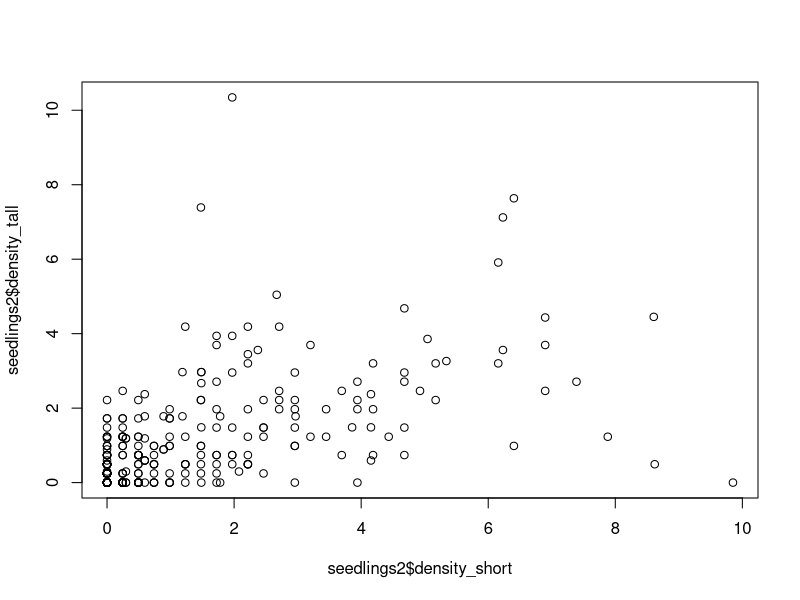
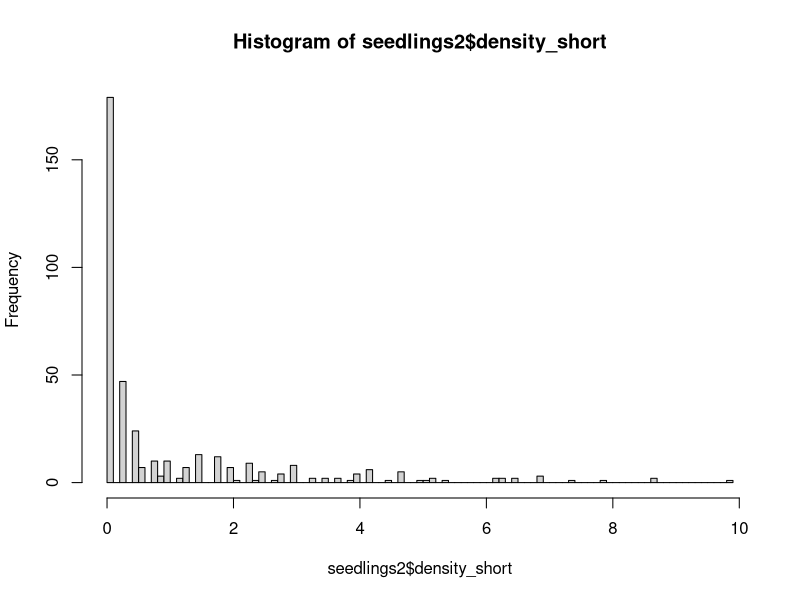
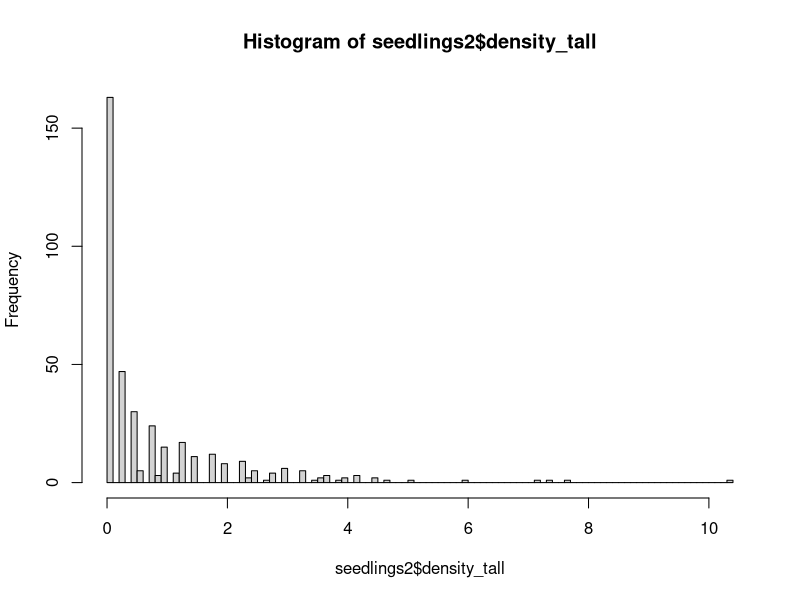
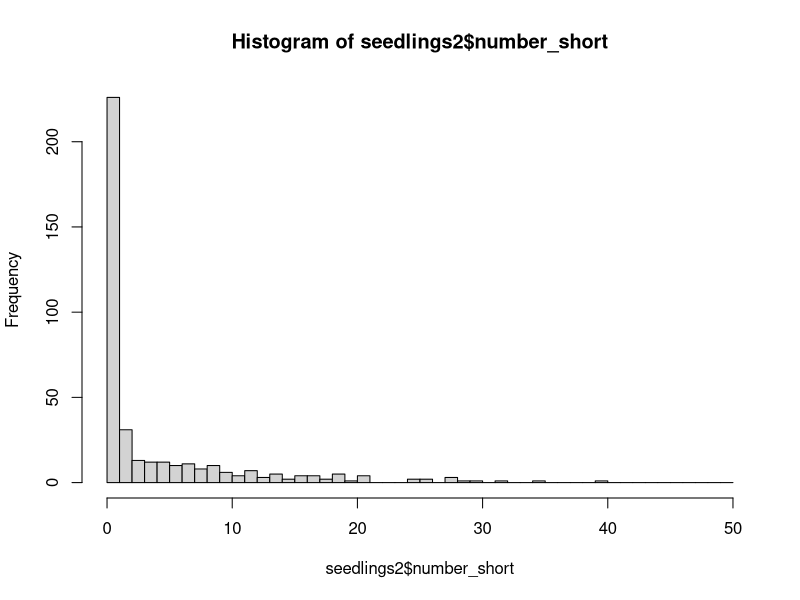
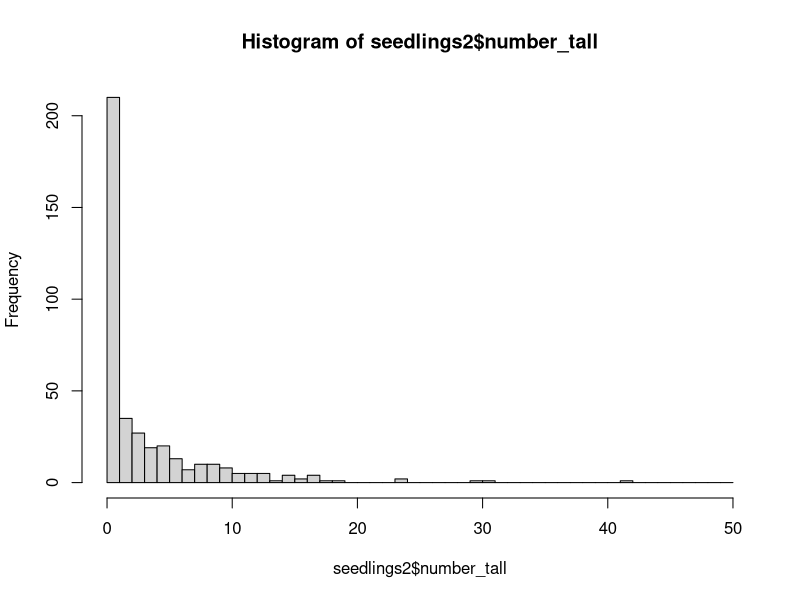
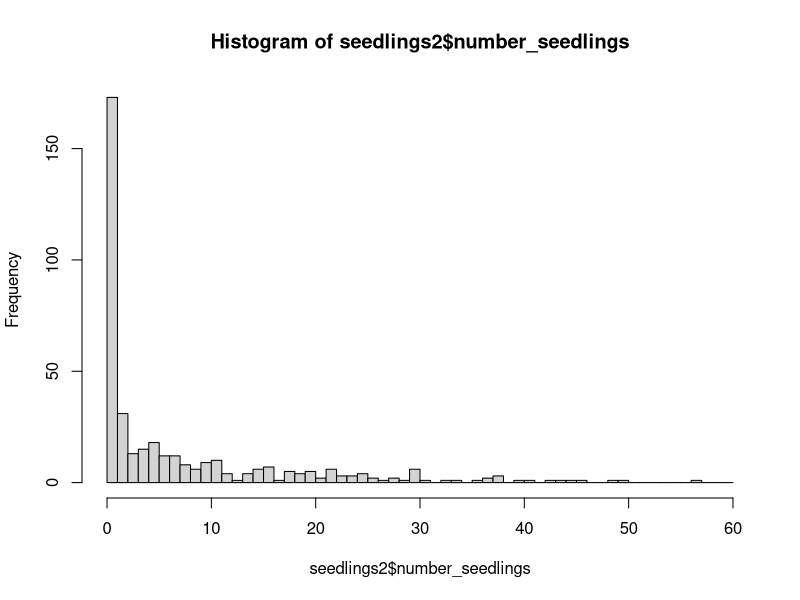

Reproduce these figures in R, in order. (Note: this script raises an error after producing the figures.)
# Aaron Tayal
# 8/26/2024
# The purpose is to report the stem density and basal areas of ash 
# seedlings, saplings, small trees, and trees in forests sampled in the Huron
# River Watershed in 2024.

library(ggplot2)
library(dplyr)


# Hydroclass -----------------------------------------------------------------

hydro <- read.csv("Raw_data/MI-plot-hydroclasses.csv")
str(hydro)
hydro$mstrlvl <- as.factor(hydro$mstrlvl)
# The column "mstrlvl" is either xeric, mesic, or hydric. All plots in one
# transect (3 plots) will have the same assignment of mstrlvl. I will also 
# call this the "hydroclass". The column "plotmstr" has a value from 1 to 5 
# (1 being driest and 5 being the most flooded). The "plotmstr" value can
# vary within a transect. I think it is based on the results of some kind of 
# soil moisture test, and also from personal experience of the moisture level
# of the plot (W. Klooster, personal communication)

# Note: "MI-plot-hydroclasses.csv" has hydroclass data for 129 plots, including
# some that I do not plan to visit because they are designated "non-ash" plots
# or they are at Brighton.

# Plot centers ---------------------------------------------------------------

plot_centers0 <- read.csv("Raw_data/EAB_Michigan_2024_plot_centers.csv")
str(plot_centers0)
# Kayla: for the center_tree column, I would encourage to split that into two 
# (one for species and one for dbh) same for the center tree updated column

# There are 111 plots (37 transects) that I plan to visit (and 2 extra rows due 
# to confusion about the true center for plot 75):
nrow(plot_centers0)

# Remove the 2 additional rows listing info on 75_north and 75_south:
plot_centers0 <- plot_centers0[plot_centers0$center_tree_number != "75_north",]
plot_centers0 <- plot_centers0[plot_centers0$center_tree_number != "75_south",]

nrow(plot_centers0)

# Make transect and park into factors:
plot_centers0$Transect <- as.factor(plot_centers0$Transect)
plot_centers0$Park <- as.factor(plot_centers0$Park)

# Make center tree number into an integer:
plot_centers0$center_tree_number <- as.integer(plot_centers0$center_tree_number)

# There are 98 plots that I have collected seedling data (not counting 75_north):
sum(plot_centers0$seedlings_done_y_n == "y")

# Similarly, there are 98 plots that I have collected sapling data (not counting 
# 75_north):
sum(plot_centers0$saplings_done_y_n == "y")

# There are 97 plots that I have collected tree data for (not counting 75_north).
# At plot 91 at Hudson Mills, we ran out of time to collect tree data due to a 
# thunderstorm
sum(plot_centers0$trees_done_y_n == "y")

# There are 2 plots where we found and measured the center tree but did not 
# collect any seedling, sapling, or tree data due to high waters and a time 
# crunch. These were plots 23 and 66, both at Island Lake.

# This leaves 11 plots that we have neither found the center or recorded data
# for. Four at Hudson Mills, six at Indian Springs, and one at Island Lake. 
# Note: we technically found plot 61 at Island Lake, but I forgot to write
# the center tree DBH, and thus I'm considering it completely not-started.

# Summary: 97 done + 3 partially done + 11 not-started = 111 plots

# Join the hydroclass data into the plot_centers dataframe:
plot_centers <- right_join(hydro, plot_centers0)
nrow(plot_centers) == nrow(plot_centers0)

# Try to understand which hydroclasses (hydric, mesic, xeric) are found at 
# each Park:
table((plot_centers %>% filter(Park == "Highland"))$mstrlvl)
table((plot_centers %>% filter(Park == "Hudson Mills"))$mstrlvl)
table((plot_centers %>% filter(Park == "Indian Springs"))$mstrlvl)
table((plot_centers %>% filter(Park == "Island Lake"))$mstrlvl)
table((plot_centers %>% filter(Park == "Kensington"))$mstrlvl)
table((plot_centers %>% filter(Park == "Pontiac Lake"))$mstrlvl)
table((plot_centers %>% filter(Park == "Proud Lake"))$mstrlvl)
table(plot_centers$mstrlvl)

# write.csv(plot_centers, file="EAB_Michigan_2024_plot_centers_with_hydro.csv",
#          row.names = FALSE)



# Seedlings -------------------------------------------------------------------

seedlings <- read.csv("Raw_data/EAB_Michigan_2024_seedlings.csv")
str(seedlings)
# At one plot (75 at Indian Springs), we found two center trees marked 75.
# The true, original plot 75 is the one I want to use. I called this one 
# "75_south" in my datasheet this year. So I need to remove "75_north" rows and
# rename "75_south" rows as simply "75".
seedlings <- seedlings[seedlings$center_tree_number != "75_north",]
seedlings$center_tree_number[seedlings$center_tree_number == "75_south"] <- "75"
str(seedlings)

seedlings$center_tree_number <- as.integer(seedlings$center_tree_number)

# To combine the data on plot centers with the seedling data, I want to
# keep all rows in seedlings:
seedlings2 <- right_join(plot_centers, seedlings, by="center_tree_number")
# Test if the number of rows are the same,
# indicating that the datasets combined sucessfully:
nrow(seedlings2) == nrow(seedlings)

# We recorded data for each quadrant of each microplot, so I need to add up the
# four quadrants for short seedlings (those that are shorter than 25 cm):
seedlings2$number_short <- 
  seedlings2$northeast_number_established_short +
  seedlings2$southeast_number_established_short +
  seedlings2$southwest_number_established_short +
  seedlings2$northwest_number_established_short

# Same for tall seedlings:
seedlings2$number_tall <- 
  seedlings2$northeast_number_established_tall +
  seedlings2$southeast_number_established_tall +
  seedlings2$southwest_number_established_tall +
  seedlings2$northwest_number_established_tall

# Now make a column for the total number of seedlings (both short and tall):
seedlings2$number_seedlings <- seedlings2$number_short + seedlings2$number_tall

# Now I need to divide the raw counts by the area of the circular microplot to
# get the density. The density will be in units of stems per meter^2. 
# Note: because our first trip used a slightly smaller microplot to record 
# seedling numbers, I have a column to record the area of the microplot used.
seedlings2$density_short <-
  (seedlings2$number_short / seedlings2$area_of_microplot_m_squared)

seedlings2$density_tall <-
  (seedlings2$number_tall / seedlings2$area_of_microplot_m_squared)

seedlings2$density_seedlings <- 
  (seedlings2$number_seedlings / seedlings2$area_of_microplot_m_squared)

# For a common sense check, I'll plot the density of short seedlings against
# the density of tall seedlings.  I predict (prior to seeing it) that they 
# will be correlated.
plot(seedlings2$density_short,
     seedlings2$density_tall)

# I will plot histograms for short and tall seedlings. I want to know what is 
# the qualitative shape of the distribution:
hist(seedlings2$density_short, breaks=100)
hist(seedlings2$density_tall, breaks=100)

hist(seedlings2$number_short, breaks=seq(0,50,1)) # I wanted to see the count data, too
hist(seedlings2$number_tall, breaks=seq(0,50,1))
hist(seedlings2$number_seedlings, breaks=seq(0,60,1))

# Note: the stem density variables are pseudo-continuous, but really they are
# discrete, because the counts are discrete, and so there are only a limited
# number of values that the density can take.

# Summarise seedlings by plot #################################################

# I want to take an average of the 4 microplots in order to report data at the 
# plot level. 

# IMPORTANT NOTE: sometimes, we forgot to write the percent cover
# for 1 out of 4 of the microplots. I have instructed the code to strip NA values
# before taking the mean.

seedlings_by_plot <- seedlings2 %>% group_by(center_tree_number) %>% 
  summarise(number_microplots = n(),
            mean_percent_cover_seedlings = mean(percent_cover_0_0.5_1_3.5_8_15.5_25.5_etc, 
                                 na.rm=TRUE),
            mean_density_short_seedlings = mean(density_short),
            mean_density_tall_seedlings = mean(density_tall),
            mean_density_seedlings = mean(density_seedlings),
            total_number_short_seedlings = sum(number_short),
            total_number_tall_seedlings = sum(number_tall),
            total_number_seedlings = sum(number_seedlings))

# Create an overall data table at the plot level that records all variables
ash_by_plot1 <- left_join(plot_centers, seedlings_by_plot, by="center_tree_number")

# Saplings --------------------------------------------------------------------

saplings <- read.csv("Raw_data/EAB_Michigan_2024_saplings.csv")
str(saplings)
# Remove 75_north and rename 75_south to 75 (see seedlings for details)
saplings <- saplings[saplings$center_tree_number != "75_north",]
saplings$center_tree_number[saplings$center_tree_number == "75_south"] <- "75"

saplings$center_tree_number <- as.integer(saplings$center_tree_number)

# Recode the ash species presence or absence as 0 or 1
saplings$black_ash_present_0_1 <- 
  ifelse(saplings$black_ash_present_y_n == "y", 1,
        ifelse(saplings$black_ash_present_y_n == "n", 0, NA))
  
saplings$green_white_pumpkin_ash_present_0_1 <- 
  ifelse(saplings$green_white_pumpkin_ash_present_y_n == "y", 1,
         ifelse(saplings$green_white_pumpkin_ash_present_y_n == "n", 0, NA))

# Compute the number of saplings showing signs or symptoms of EAB:
saplings$number_stems_with_signs_symptoms <- round(
  saplings$number_of_stems * saplings$percent_stems_with_signs_or_symptoms / 100,
  digits = 0)

# What was the most common sign or symptom for ash saplings?
sum(saplings$number_of_stems != 0) # 150 subplot quadrants where nonzero numbers of ash saplings
sum(saplings$EAB_exit_holes_y_n == "y", na.rm=TRUE) # no exit holes were found on saplings
sum(saplings$woodpecker_marks_y_n == "y", na.rm=T) # 1 quadrant with woodpecker marks on saplings
sum(saplings$ash_bark_splitting_y_n == "y", na.rm=T) # 31 quadrants with ash bark splitting on saplings
sum(saplings$epicormic_sprouts_y_n == "y", na.rm = T) # 6 quadrants with epicormics on saplings
sum(saplings$basal_sprouts_y_n == "y", na.rm = T) # 3 quadrants with basal sprouts on saplings

# Trying to add in the plot center info to this dataframe:
saplings2 <- right_join(plot_centers, saplings, by="center_tree_number")
nrow(saplings) == nrow(saplings2)


# Saplings were counted in each quadrant, so I want to sum up the quadrants
# to get a total number of saplings by plot
saplings_by_plot <- saplings2 %>% group_by(center_tree_number) %>% 
  summarise(number_subplot_quadrants=n(),
            number_saplings = sum(number_of_stems),
            number_subplot_quadrants_with_black_ash_saplings = 
              sum(black_ash_present_0_1, na.rm = F),
            number_subplot_quadrants_with_green_white_pumpkin_ash_saplings = 
              sum(green_white_pumpkin_ash_present_0_1, na.rm = F),
            number_saplings_with_signs_symptoms = 
              sum(number_stems_with_signs_symptoms, na.rm=T))

# How many saplings showed signs and 

# Make a dataframe that shows all the plots with nonzero numbers of saplings:
plots_with_nonzero_saplings <- saplings_by_plot %>% filter(number_saplings != 0)

# To find the density of saplings, I need to divide the number of saplings 
# found in the subplot (8 meters in radius) by the area of that subplot. 
# The area of the subplot is 201.062 m^2. The unit will be stems per m^2.
saplings_by_plot$density_saplings_stems_per_m_squared <- 
  saplings_by_plot$number_saplings / 201.062

# Join saplings_by_plot to the overall ash_by_plot dataframe:
ash_by_plot2 <- left_join(ash_by_plot1, saplings_by_plot, by="center_tree_number")

# Small trees and trees -------------------------------------------------------

trees <- read.csv("Raw_data/EAB_Michigan_2024_trees.csv")

# Remove 75_north and rename 75_south to 75 (see seedlings for details)
trees <- trees[trees$center_tree_number != "75_north",]
trees$center_tree_number[trees$center_tree_number == "75_south"] <- "75"

trees$center_tree_number <- as.integer(trees$center_tree_number)
trees$ash_species <- as.factor(trees$ash_species)
trees$canopy_condition_1_5 <- as.factor(trees$canopy_condition_1_5)

# Add in plot center data
trees2 <- right_join(plot_centers, trees, by="center_tree_number")
nrow(trees) == nrow(trees2)

# Remove any rows where the species of tree is not ash (keep rows where 
# ash_species is NA)
# Note: the hickory and Zanthoxylum rows were tagged trees
levels(trees2$ash_species)
trees2 <- trees2[( trees2$ash_species != "hickory" | is.na(trees2$ash_species) ), ]
trees2 <- trees2[( trees2$ash_species != "Zanthoxylum (prickly ash)" | is.na(trees2$ash_species) ), ]
trees2$ash_species <- droplevels(trees2$ash_species)
levels(trees2$ash_species)

# I want to make a column that simplifies ash_species so that there are only 
# three categories: black, green/white/pumpkin, and unknown
trees2$ash_species_simple <- as.character(trees2$ash_species)
trees2$ash_species_simple[trees2$ash_species_simple == "green"] <- "green_white_or_pumpkin"
trees2$ash_species_simple[trees2$ash_species_simple == "green or pumpkin"] <- "green_white_or_pumpkin"
trees2$ash_species_simple[trees2$ash_species_simple == "green or white"] <- "green_white_or_pumpkin"
trees2$ash_species_simple[trees2$ash_species_simple == "green white or pumpkin"] <- "green_white_or_pumpkin"
trees2$ash_species_simple[trees2$ash_species_simple == "black?"] <- "unknown"
trees2$ash_species_simple[trees2$ash_species_simple == "?"] <- "unknown"
trees2$ash_species_simple[trees2$ash_species_simple == "green?"] <- "unknown"
trees2$ash_species_simple[trees2$ash_species_simple == "white?"] <- "unknown"
trees2$ash_species_simple <- as.factor(trees2$ash_species_simple)
table(trees2$ash_species_simple)

# Which center_tree_number values are found in seedlings but not found in 
# trees?
a <- seedlings_by_plot$center_tree_number
b <- sort(unique(trees2$center_tree_number))
b
setdiff(a, b)
# Plot 91 at Hudson Mills is correct to be missing from trees2

# Make sure the variable that records which quadrant the tree was in is accurate:
trees2$quadrant_NE_SE_SW_NW <- as.factor(trees2$quadrant_NE_SE_SW_NW)
summary(trees2$quadrant_NE_SE_SW_NW)
trees2[trees2$quadrant_NE_SE_SW_NW == "?",] # The only rows with ? for quadrant
# are about 100 meters from the center (and so will be filtered out)

# Which rows are simply recording the absence of any trees?
c <- trees2$center_tree_number[trees2$quadrant_NE_SE_SW_NW == "none"] # center tree #s of rows recording the absence of a tree
c
unique(c)
d <- trees2$center_tree_number[trees2$quadrant_NE_SE_SW_NW != "none"] # center tree #s of rows recording the presence of a tree
unique(d)
intersect(unique(c), unique(d)) # Make sure no trees are recorded from plots
# also marked as having no trees.

# We only recorded compass direction at the beginning of summer 
# (it was a lot of work). But we can at least check the data against quadrant
# to see if they agree
trees2$compass_direction <- as.numeric(trees2$compass_direction)
ggplot(data=trees2, aes(x=quadrant_NE_SE_SW_NW, y=compass_direction)) +
  geom_point() +
  geom_hline(yintercept=90) +
  geom_hline(yintercept=180) +
  geom_hline(yintercept=270)
# Looks like there are three rows where compass direction and quadrant disagree:
trees2[trees2$compass_direction > 270 & trees2$quadrant_NE_SE_SW_NW != "NW" &
        is.na(trees2$compass_direction) == FALSE , ]
# All of these three rows were tagged ash. When it comes time to identify tagged
# ash in datasets from previous years, we will know about this issue. I'm not
# going to try to change anything right now.
  

# I want to create a new dataframe of trees so that small trees (2.5-10 cm DBH)
# are counted only if they occur within the 8 meter radius subplot. Furthermore,
# trees (10 cm DBH and up) are counted only if they occur within the 18 meter
# radius main plot

# First I need to change the variable distance_to_center_meters into a 
# numeric variable.  For many of the trees inside the 8 meter subplot, we
# simply wrote "less than 8" to indicate it was in the subplot. So now I 
# will name these as 4 (4 meters) even though they ranged from 0 m to 8 m
trees2$distance_to_center_meters_simple <- trees2$distance_to_center_meters
trees2$distance_to_center_meters_simple[trees2$distance_to_center_meters_simple == "less than 8"] <- "4"
trees2$distance_to_center_meters_simple[trees2$distance_to_center_meters_simple == "between 8 and 18"] <- "13"
trees2$distance_to_center_meters_simple[trees2$distance_to_center_meters_simple == "greater than 18"] <- "25"
trees2$distance_to_center_meters_simple[trees2$distance_to_center_meters_simple == "approx 100 m"] <- "100"
trees2$distance_to_center_meters_simple <- as.numeric(trees2$distance_to_center_meters_simple)
hist(trees2$distance_to_center_meters_simple, breaks=100)

# Filter small and big trees ###################################################

# Small trees must be >= 2.5 cm DBH AND < 10 cm DBH AND distance to the center
# must be <= 8 meters
small_trees <- trees2 %>% dplyr::filter(quadrant_NE_SE_SW_NW != "none") %>%
  dplyr::filter(diameter_at_137_cm_in_cm >= 2.5) %>%
  dplyr::filter(diameter_at_137_cm_in_cm < 10) %>%
  dplyr::filter(distance_to_center_meters_simple <= 8)
plot(small_trees$diameter_at_137_cm_in_cm)
hist(small_trees$diameter_at_137_cm_in_cm, breaks=50)
plot(small_trees$distance_to_center_meters_simple)

# Big trees must be >= 10 cm DBH AND distance to the center must be <= 18 meters
big_trees <- trees2 %>% dplyr::filter(quadrant_NE_SE_SW_NW != "none") %>%
  dplyr::filter(diameter_at_137_cm_in_cm >= 10) %>%
  dplyr::filter(distance_to_center_meters_simple <= 18)
plot(big_trees$diameter_at_137_cm_in_cm) # Note the one giant dead standing ash 
# tree. The rest of the trees are under 15 cm DBH.
plot(big_trees$distance_to_center_meters_simple)

# Make a dataframe that combines the (individual observations of) small trees 
# and big trees:
all.equal(colnames(small_trees), colnames(big_trees)) # column names are the same
small_and_big_trees <- bind_rows(small_trees, big_trees)

#write.csv(small_and_big_trees, file="Cleaned_data/individual_trees.csv", row.names = FALSE)

# Summarise ash tree occurence by plot #########################################

# Now, create a summary of how many ash small trees were found in each plot
# and what the basal area was. To calculate basal area, take the diameters, 
# and convert to areas and add them up, then convert the units from cm^2 to 
# meters^2 by dividing by 10,000. Note: I have not yet divided
# by the area of the subplot yet.
small_trees_by_plot <- small_trees %>% group_by(center_tree_number) %>%
  summarise(number_small_trees = n(),
            number_small_trees_green_white_or_pumpkin = sum(ash_species_simple=="green_white_or_pumpkin"),
            number_small_trees_black = sum(ash_species_simple=="black"),
            number_small_trees_unknown_species = sum(ash_species_simple=="unknown"),
            basal_area_small_trees_in_m_squared = 
              sum(pi * (diameter_at_137_cm_in_cm / 2) ^ 2) / 10000,
            number_living_small_trees = sum(canopy_condition_1_5 != 5 | is.na(canopy_condition_1_5)), # Note: there is one tree with no canopy condition entered (we forgot), but it
# can be inferred by the comments that this tree was alive
            basal_area_living_small_trees_in_m_squared = 
              sum(pi * ((ifelse(canopy_condition_1_5 != 5 | is.na(canopy_condition_1_5), 
                                diameter_at_137_cm_in_cm, 0)) / 2) ^ 2) / 10000,

            number_healthy_small_trees = sum(canopy_condition_1_5 == 1, na.rm = TRUE),
            number_declining_small_trees = sum(canopy_condition_1_5 %in% c(2,3,4), na.rm = TRUE),
            number_dead_small_trees = sum(canopy_condition_1_5 == 5, na.rm = TRUE)
            )


# Now, for any center tree numbers not mentioned in small_trees_by_plot,
# but that are in trees2, I'd like to put another row with a zero in it:
b # b is all the center tree numbers where presence/absence of trees was recorded
e <- small_trees_by_plot$center_tree_number
e # e is all the center tree numbers where small trees were found in the subplot
f <- sort(setdiff(b, e)) # f is all the center tree numbers were zero small
# trees were found in the subplot
f

# Add a row for each center tree where no small trees were found in the subplot:
for (k in (1:length(f))){
  info <- data.frame(center_tree_number=f[k])
  info$number_small_trees <- 0
  info$number_small_trees_green_white_or_pumpkin <- 0
  info$number_small_trees_black <- 0
  info$number_small_trees_unknown_species <- 0
  info$basal_area_small_trees_in_m_squared <- 0
  info$number_living_small_trees <- 0
  info$basal_area_living_small_trees_in_m_squared <- 0
  info$number_healthy_small_trees <- 0
  info$number_declining_small_trees <- 0
  info$number_dead_small_trees <- 0
  small_trees_by_plot <- small_trees_by_plot %>% bind_rows(info)
}

# Reorder the rows by center_tree_number
small_trees_by_plot <- small_trees_by_plot %>% arrange(center_tree_number)

g <- small_trees_by_plot$center_tree_number
all.equal(b, g) # This shows that small_trees_by_plot now has all the same center
# trees that we recorded the presence or absence of trees at

# To find the density of small trees, I need to divide the number of them 
# found in the subplot (8 meters in radius) by the area of that subplot. 
# The area of the subplot is 201.062 m^2. Then I'll multiply by 10,000 to convert
# to hectares:
small_trees_by_plot$density_small_trees_stems_per_ha <- 
  ( small_trees_by_plot$number_small_trees / 201.062 ) * 10000 # 10,000 m^2 in 1 ha

# Now find the basal area of small trees in meters^2 per hectare. I do this by 
# dividing by the area of the subplot over which small trees were recorded and
# then multiplying by 10,000 to convert into meters^2 of basal area per hectare
small_trees_by_plot$basal_area_small_trees_m_squared_per_ha <-
  ( small_trees_by_plot$basal_area_small_trees_in_m_squared / 201.062 ) * 10000

# Find the density of living small trees:
small_trees_by_plot$density_living_small_trees_stems_per_ha <- 
  ( small_trees_by_plot$number_living_small_trees / 201.062 ) * 10000

# Find the basal area of living small trees in m^2 / ha:
small_trees_by_plot$basal_area_living_small_trees_m_squared_per_ha <-
  ( small_trees_by_plot$basal_area_living_small_trees_in_m_squared / 201.062 ) * 10000


# Now the same type of summary for big trees
big_trees_by_plot <- big_trees %>% group_by(center_tree_number) %>%
  summarise(number_big_trees = n(),
            number_living_big_trees = sum(canopy_condition_1_5 != 5),
            basal_area_big_trees_in_m_squared = 
              sum(pi * (diameter_at_137_cm_in_cm / 2) ^ 2) / 10000,
            basal_area_living_big_trees_in_m_squared = 
              sum(pi * ((ifelse(canopy_condition_1_5 != 5, 
                                diameter_at_137_cm_in_cm, 0)) / 2) ^ 2) / 10000
  )

# Now merge big_trees_by_plot into the small_trees_by_plot dataframe:
trees_by_plot <- full_join(small_trees_by_plot, 
                                    big_trees_by_plot, by="center_tree_number")
# Replace NAs with zeros for number of big trees and basal area of big trees:
trees_by_plot$number_big_trees[is.na(trees_by_plot$number_big_trees)] <- 0
trees_by_plot$number_living_big_trees[is.na(trees_by_plot$number_living_big_trees)] <- 0
trees_by_plot$basal_area_big_trees_in_m_squared[is.na(trees_by_plot$basal_area_big_trees_in_m_squared)] <- 0
trees_by_plot$basal_area_living_big_trees_in_m_squared[is.na(trees_by_plot$basal_area_living_big_trees_in_m_squared)] <- 0

# Calculate the density of big trees in stems per hectare:
trees_by_plot$density_big_trees_stems_per_ha <- 
  ( trees_by_plot$number_big_trees / 1017.876 ) * 10000

# Calculate the basal area of big trees in meters^2 per hectare
trees_by_plot$basal_area_big_trees_m_squared_per_ha <-
  ( trees_by_plot$basal_area_big_trees_in_m_squared / 1017.876 ) * 10000

# Calculate the density of *living* big trees in stems per hectare:
trees_by_plot$density_living_big_trees_stems_per_ha <- 
  ( trees_by_plot$number_living_big_trees / 1017.876 ) * 10000

# Calculate the basal area of *living* big trees in meters^2 per hectare
trees_by_plot$basal_area_living_big_trees_m_squared_per_ha <-
  ( trees_by_plot$basal_area_living_big_trees_in_m_squared / 1017.876 ) * 10000

# Combine trees_by_plot with the other ash data:
ash_by_plot <- left_join(ash_by_plot2, trees_by_plot, by="center_tree_number")

# Write the overall dataframe, ash_by_plot, to a csv file
#write.csv(ash_by_plot, file="Cleaned_data/ash_by_plot.csv", row.names = FALSE)

# Summarise ash occurence by transect #########################################

table(ash_by_plot[ash_by_plot$seedlings_done_y_n == "n","Transect"]) 
table(ash_by_plot[ash_by_plot$saplings_done_y_n == "n","Transect"]) 
table(ash_by_plot[ash_by_plot$trees_done_y_n == "n","Transect"]) 
# Note that not all three plots have been visited for transects:
# AA (1 visited), DD (2 visited), P (2 visited), 
# Q (2 visited), Z (1 visited but not completed for trees), ZD (0 visited), 
# and ZE (0 visited). 
# This creates a problem for Poisson GLMs if the response
# is the total number of seedlings in a transect. I'll need to exclude these.

ash_by_plot_exclude_partial_transects <- ash_by_plot %>% 
  filter(!(Transect %in% c("AA", "DD", "P", "Q", "Z", "ZD", "ZE"))) # This
# removes 21 rows that are transects where not all plots have been visited yet.

sum(is.na(ash_by_plot))
sum(is.na(ash_by_plot_exclude_partial_transects)) # By removing transects that 
# were not fully completed, we took out all the cells with NA in them.

# Transect-level summary (***excluding transects that are incomplete***):
ash_by_transect <- ash_by_plot_exclude_partial_transects %>% group_by(Transect) %>%
  summarize(
            number_of_plots = n(),
            Park=first(Park),
            mstrlvl = first(mstrlvl),
            mean_plotmstr = mean(plotmstr),
            
            # seedlings:
            number_microplots = sum(number_microplots),
            mean_percent_cover_seedlings = mean(mean_percent_cover_seedlings),
            mean_density_short_seedlings = mean(mean_density_short_seedlings), # units are stems/m^2
            mean_density_tall_seedlings = mean(mean_density_tall_seedlings), # stems/m^2
            mean_density_seedlings = mean(mean_density_seedlings), # stems/m^2
            total_number_short_seedlings = sum(total_number_short_seedlings),
            total_number_tall_seedlings = sum(total_number_tall_seedlings),
            total_number_seedlings = sum(total_number_seedlings),
            
            # saplings:
            number_subplot_quadrants = sum(number_subplot_quadrants),
            total_number_saplings = sum(number_saplings),
            mean_density_saplings_stems_per_m_squared = mean(density_saplings_stems_per_m_squared), # stems/m^2
            total_number_saplings_with_signs_symptoms = sum(number_saplings_with_signs_symptoms),
            
            # small trees:
            total_number_small_trees = sum(number_small_trees),
            total_number_small_trees_green_white_or_pumpkin = sum(number_small_trees_green_white_or_pumpkin),
            total_number_small_trees_black = sum(number_small_trees_black),
            total_number_small_trees_unknown_species = sum(number_small_trees_unknown_species),
            total_number_living_small_trees = sum(number_living_small_trees),
            mean_density_small_trees_stems_per_ha = mean(density_small_trees_stems_per_ha),
            mean_density_living_small_trees_stems_per_ha = mean(density_living_small_trees_stems_per_ha),
            mean_basal_area_small_trees_m_squared_per_ha = mean(basal_area_small_trees_m_squared_per_ha),
            mean_basal_area_living_small_trees_m_squared_per_ha = mean(basal_area_living_small_trees_m_squared_per_ha),
            
            # big trees:
            total_number_big_trees = sum(number_big_trees),
            total_number_living_big_trees = sum(number_living_big_trees),
            mean_density_living_big_trees_stems_per_ha = mean(density_living_big_trees_stems_per_ha),
            mean_basal_area_living_big_trees_m_squared_per_ha = mean(basal_area_living_big_trees_m_squared_per_ha)
  )

#write.csv(ash_by_transect, file="Cleaned_data/ash_by_transect.csv", row.names = FALSE)

# NEEDS WORK Graph the data ###################################################

# How many plots (of the 97) had ash of any size class?
ash_by_plot$sum_of_seedlings_saplings_living_small_big_trees <-
  ash_by_plot$total_number_seedlings +
  ash_by_plot$number_saplings +
  ash_by_plot$number_living_small_trees +
  ash_by_plot$number_living_big_trees
sum(ash_by_plot$sum_of_seedlings_saplings_living_small_big_trees == 0, na.rm = T)

# I want to make a violin plot that shows the distribution of seedling densities
# for each of the three hydroclasses (xeric, mesic, and hydric)
ggplot(data=seedlings2, aes(x=factor(mstrlvl), 
                            y=density_seedlings)) +
  geom_violin() +
  geom_jitter(height=0, width=0.1, alpha=0.5) +
  xlab("Hydroclass") +
  ylab(bquote("Density of ash seedlings \n in microplots" ~ (stems/m^2))) + theme_classic()

# Make a graph that shows the seedling densities by hydroclass, at the plot level
ggplot(data=ash_by_plot, aes(x=factor(mstrlvl), y=mean_density_seedlings)) +
  geom_violin() +
  geom_jitter(height=0, width=0.1, alpha=0.5) +
  xlab("Hydroclass of plot") +
  ylab(bquote("Density of ash seedlings \n (stems/m^2)")) +
  scale_y_continuous(breaks=seq(0,9,2)) +
  theme_bw() + theme(text = element_text(size = 15))

# Make a similar graph for short seedlings (under 25 cm):
ggplot(data=ash_by_plot, aes(x=factor(mstrlvl), y=mean_density_short_seedlings)) +
  geom_violin() +
  geom_jitter(height=0, width=0.1, alpha=0.5) +
  xlab("Hydroclass") +
  ylab(bquote("Density of short ash seedlings <25 cm  " ~ (stems/m^2))) +
  theme_bw()

# Same for tall seedlings:
ggplot(data=ash_by_plot, aes(x=factor(mstrlvl), y=mean_density_tall_seedlings)) +
  geom_violin() +
  geom_jitter(height=0, width=0.1, alpha=0.5) +
  xlab("Hydroclass") +
  ylab(bquote("Density of tall ash seedlings 25-137 cm  " ~ (stems/m^2))) +
  theme_bw()

# And for percent cover:
ggplot(data=ash_by_plot, aes(x=factor(mstrlvl), y=mean_percent_cover_seedlings)) +
  geom_violin() +
  geom_jitter(height=0, width=0.1, alpha=0.5) +
  xlab("Hydroclass") +
  ylab("Percent cover of ash seedlings (%)") +
  theme_bw()

# Make a graph that shows the seedling densities by hydroclass, at the transect level:
ggplot(data=ash_by_transect, aes(x=mstrlvl, y=mean_density_seedlings)) +
  geom_violin() +
  geom_jitter(height=0, width=0.1, alpha=0.5) +
  xlab("Hydroclass") +
  ylab(bquote("Density of ash seedlings " ~ (stems/m^2))) +
  scale_y_continuous(breaks=seq(0,9,2)) +
  theme_bw()

# Make a graph that shows the number of seedlings by hydroclass, at the transect level:
ggplot(data=ash_by_transect, aes(x=mstrlvl, y=total_number_seedlings)) +
  geom_violin() +
  geom_jitter(height=0, width=0.1, alpha=0.5) +
  xlab("Hydroclass") +
  ylab("Total number of ash seedlings (stems)") +
  theme_bw()

# Make a graph that shows the percent cover by hydroclass, at the transect level
ggplot(data=ash_by_transect, aes(x=mstrlvl, y=mean_percent_cover_seedlings)) +
  geom_violin() +
  geom_jitter(height=0, width=0.1, alpha=0.5) +
  xlab("Hydroclass") +
  ylab("Percent cover of ash seedlings (%)") +
  theme_bw()

# Make a graph that shows the seedling densities by park, at the transect level:
ggplot(data=ash_by_transect, aes(x=Park, y=mean_density_seedlings)) +
  geom_violin() +
  geom_jitter(height=0, width=0.1, alpha=0.5) +
  xlab("Hydroclass") +
  ylab(bquote("Density of ash seedlings " ~ (stems/m^2))) +
  scale_y_continuous(breaks=seq(0,9,2)) +
  theme_bw()

# Now, make a violin plot that shows the density of saplings found at each plot, 
# as a function of hydroclass
ggplot(data=ash_by_plot, aes(x=factor(mstrlvl), 
                                  y=density_saplings_stems_per_m_squared)) + 
  geom_violin() +
  geom_jitter(height=0, width=0.1, alpha=0.5) +
  xlab("Hydroclass of plot") +
  ylab(bquote("Density of ash saplings \n(stems/m^2)")) +
  theme_bw() + theme(text = element_text(size = 15))

# Now, make a violin plot that shows the mean density of saplings found at each 
# transect, as a function of hydroclass
ggplot(data=ash_by_transect, aes(x=mstrlvl, 
                                      y=mean_density_saplings_stems_per_m_squared)) + 
  geom_violin() + geom_jitter(height=0, width=0.1, alpha=0.5) + xlab("Hydroclass") +
  ylab(bquote("Density of ash saplings " ~ (stems/ha))) + theme_bw()

# Now, make a violin plot that shows the density of small trees found at each 
# plot, as a function of hydroclass
ggplot(data=ash_by_plot, 
       aes(x=mstrlvl, y=density_small_trees_stems_per_ha)) + 
  geom_violin() +
  geom_jitter(height=0, width=0.1, alpha=0.5) +
  xlab("Hydroclass") +
  ylab(bquote("Density of ash small trees " ~ (stems/hectare))) +
  theme_bw()

# Make a violin plot that shows the density of small trees and big trees
# found at each plot, as a function of hydroclass
ggplot(data=ash_by_plot, 
       aes(x=mstrlvl, y=density_living_small_trees_stems_per_ha + 
             density_living_big_trees_stems_per_ha)) + 
  geom_violin() +
  geom_jitter(height=0, width=0.1, alpha=0.5) +
  xlab("Hydroclass of plot") +
  ylab("Combined density of living \nunderstory and overstory ash \n(stems/hectare)") +
  theme_bw() + theme(text = element_text(size = 15))


# Plot the basal area per hectare found at each plot as a function of hydroclass:
ggplot(data=ash_by_plot, aes(x=mstrlvl,
                                     y=basal_area_small_trees_m_squared_per_ha)) +
  geom_violin() +
  geom_jitter(height=0, width=0.1, alpha=0.5) +
  xlab("Hydroclass") +
  ylab(bquote("Basal area of ash small trees " ~ (m^2/hectare))) +
  theme_bw()

# Now, make a violin plot that shows the number of big trees found at each 
# plot, as a function of hydroclass
ggplot(data=ash_by_plot, aes(x=mstrlvl, 
                                     y=density_big_trees_stems_per_ha)) + 
  geom_violin() +
  geom_jitter(height=0, width=0.1, alpha=0.5) +
  xlab("Hydroclass") +
  ylab(bquote("Density of ash big trees " ~ (stems/ha))) +
  theme_bw()

ggplot(data=ash_by_transect, aes(x=mstrlvl, 
                               y=mean_density_small_trees_stems_per_ha)) + 
  geom_violin() +
  geom_jitter(height=0, width=0.1, alpha=0.5) +
  xlab("Hydroclass") +
  ylab(bquote("Density of ash small trees " ~ (stems/hectare))) +
  theme_bw()

# Graph the basal area per ha of small trees by hydroclass, at the transect level:
ggplot(data=ash_by_transect, aes(x=mstrlvl, 
                                   y=mean_basal_area_small_trees_m_squared_per_ha)) + 
  geom_violin() +
  geom_jitter(height=0, width=0.1, alpha=0.5) +
  xlab("Hydroclass") +
  ylab(bquote("Basal area of ash small trees " ~ (m^2/hectare))) +
  theme_bw()

# Ash tree histograms and scatters #############################################

# How many trees were found of various diameter classes, colored by ash species?
species_colors <- c(black="black", green_white_or_pumpkin="darkgreen", unknown="lightblue")
ggplot(data=small_and_big_trees) +
  geom_histogram(aes(x=diameter_at_137_cm_in_cm, fill=ash_species_simple),
                 position="stack", breaks=c(2.5,5,7.5,10,12.5), color="black") + 
  scale_fill_manual(values=species_colors) + 
  theme_classic() + ylab("Number of stems") + xlab("Diameter at breast height (cm)") +
  guides(fill = guide_legend(title = "Ash species"))

# How many trees were found of various diameter classes, colored by hydroclass?
ggplot(data=small_and_big_trees) +
  geom_histogram(aes(x=diameter_at_137_cm_in_cm, fill=mstrlvl),
                 position="stack", breaks=c(2.5,5,7.5,10, 12.5), color="black") + 
  theme_classic() + xlab("Diameter at breast height (cm)") + ylab("Number of stems") +
  scale_fill_discrete(name = "Hydrological\nclass")

# How many black ash trees were found of various diameter classes, colored by
# canopy condition (1-5)?
black_ash_in_hydric <- filter(small_and_big_trees, ash_species_simple=="black", 
                              mstrlvl=="hydric", !is.na(canopy_condition_1_5)) # drop one observation without a canopy condition
ggplot(data=black_ash_in_hydric) +
  geom_histogram(aes(x=diameter_at_137_cm_in_cm, fill=canopy_condition_1_5),
                 position="stack", breaks=seq(2.5,12.5,2.5), color="black") + 
  theme_classic() + scale_fill_brewer() + xlab("Diameter at breast height (cm)") +
  ylab("Number of stems") + ylim(0,85)+
  #guides(fill ="none")+
  guides(fill = guide_legend(title = "Canopy condition \nrating \n(1=healthy, \n5=defoliated)"))+
  labs(title="Black ash in hydric forests") +
  theme(text = element_text(size = 15))

# How many green/pumpkin ash trees were found of various diameter classes, colored by
# canopy condition (1-5)?
green_pumpkin_ash_in_hydric <- filter(small_and_big_trees, 
                                      ash_species_simple=="green_white_or_pumpkin", 
                                      mstrlvl=="hydric")
ggplot(data=green_pumpkin_ash_in_hydric) +
  geom_histogram(aes(x=diameter_at_137_cm_in_cm, fill=canopy_condition_1_5),
                 position="stack", breaks=seq(2.5,12.5,2.5), color="black") + 
  theme_classic() + scale_fill_brewer() + xlab("Diameter at breast height (cm)") +
  ylab("Number of stems") + ylim(0,85)+
  guides(fill = guide_legend(title = "Canopy condition \nrating \n(1=healthy, \n5=defoliated)"))+
  labs(title="Green and pumpkin ash in hydric forests")+
  theme(text = element_text(size = 15))


# Make a scatter plot of the trees with diameter in the x-axis and 
# canopy condition in the y-axis.
ggplot(data=small_and_big_trees, aes(x=diameter_at_137_cm_in_cm, 
                                     y=as.integer(canopy_condition_1_5),
                                     color=ash_species_simple)) +
  scale_color_manual(values = species_colors)+
  geom_jitter(height=0.05, width=0, alpha=0.4) +
  theme_classic() + xlim(c(2.5, 12.5))+
  xlab("Diameter at breast height (cm)")+
  ylab("Canopy condition rating \n(1=healthy, 5=defoliated)") +
  labs(color="Ash species")
# Eventually, I want to build a generalized linear mixed effects model to
# explore the relationship (canopy condition) ~ DBH + (1|Park)

# Make a bar graph to show species of ash for small ash trees at plots. The 
# x-axis is Plot_ID and the y-axis is the stacked number of occurences of black ash
# and green/white/pumpkin ash. **Note: only hydric plots are shown.**
ggplot(data=(ash_by_plot %>% filter(mstrlvl=="hydric")))+
  geom_col(aes(x=Plot_ID, y=number_small_trees), fill="darkgreen") +
  geom_col(aes(x=Plot_ID, y=(number_small_trees_black + number_small_trees_unknown_species)), fill="black")+
  geom_col(aes(x=Plot_ID, y=number_small_trees_unknown_species), fill="lightblue") +      
  scale_x_discrete(guide = guide_axis(angle = 90)) + theme_classic() + 
  ylab("Number of small trees \n(2.5-10 cm DBH)") # Note: warning messages are 
# just because some plots have not been visited yet, so they do not have a 
# value for number of small trees

# Make a bar graph to show species of ash for small ash trees at transects.
ggplot(data=ash_by_transect)+
  geom_col(aes(x=Transect, y=total_number_small_trees_green_white_or_pumpkin + total_number_small_trees_black + total_number_small_trees_unknown_species), fill="darkgreen") +
  geom_col(aes(x=Transect, y=total_number_small_trees_black + total_number_small_trees_unknown_species), fill="black")+
  geom_col(aes(x=Transect, y=total_number_small_trees_unknown_species), fill="lightblue") +      
  scale_x_discrete(guide = guide_axis(angle = 90)) + theme_classic() + 
  ylab("Number of small trees \n(2.5-10 cm DBH)")

# Looking at all ash trees, organized by species, how many are 
# canopy condition = 1, 2, 3, 4, and 5?
ggplot(data=filter(small_and_big_trees, mstrlvl=="hydric")) +
  geom_bar(aes(x=ash_species_simple, fill=canopy_condition_1_5),color="black") + 
  scale_fill_brewer() + theme_bw() # This would seem to suggest that more black 
# ash are dying than green/white/pumpkin. But when you stratify by DBH, you can
# see that the green ash are mostly smaller than the black ash in hydric forests
# we surveyed

# Create a histogram of number of small trees to investigate whether the 
# distribution follows a Poisson distribution.
ggplot(data=ash_by_plot, aes(x=number_small_trees)) + geom_histogram() + 
  theme_classic()
# The Poisson distribution assumes that events (here the presence of a small
# tree) occur independently of the position of other small trees. That assumption
# is obviously false
